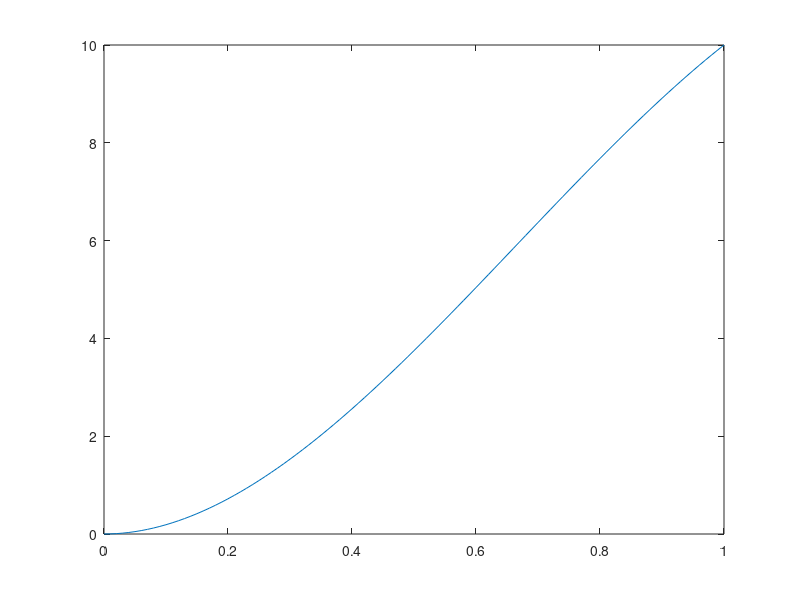

Write the MATLAB code that produced this figure.
% Polynomial Path Planning
clc; clear;
% I.C
tf = 1; % final time
x(1).p = 0; x(1).v = 0; % start position & velocity
x(2).p = 10; x(2).v = 10; % end position & velocity
% coefficients of 3rd-order polynomial
a = [x(1).p x(1).v 0 0];
a(3) = 3*(x(2).p - x(1).p)/tf^2 - 2*x(1).v/tf - x(2).v/tf;
a(4) = -2*(x(2).p - x(1).p)/tf^3 + (x(2).v + x(1).v)/tf^2;
% plot
t = 0 : 0.01: tf;
poly = a(1) + a(2)*t + a(3)*t.^2 + a(4)*t.^3;
plot(t, poly)